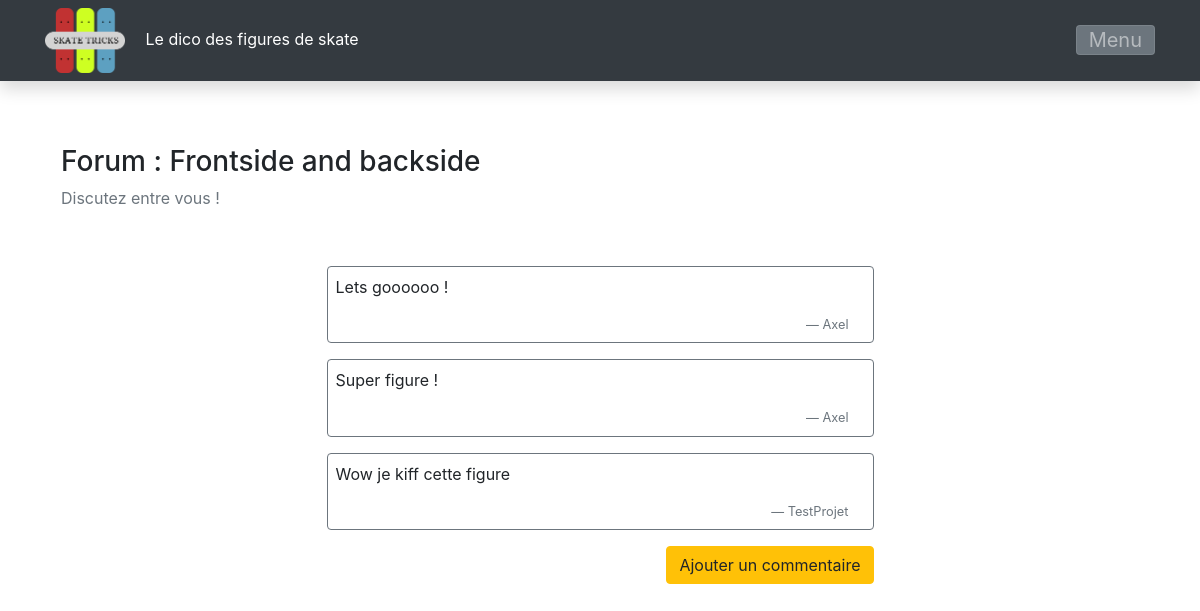
The app's page /index.php?module=forum&idTricks=Frontside and backside (signed in) with its own data.
### tables this page shows
CREATE TABLE `forum` (
  `id_tricks` varchar(64) NOT NULL,
  `id_commentaire` bigint(20) UNSIGNED NOT NULL,
  `commentaire` varchar(256) NOT NULL,
  `auteur` varchar(64) NOT NULL
);

### modules/module_forum/mod_forum.php (called while the page is built, shortened)
<?php
    class ModForum{
         function __construct() {
           $this->controleur=new ContForum();
        }
    }
?>

### modules/module_forum/modele_forum.php (called while the page is built, shortened)
<?php
	class ModeleForum extends Connexion {
		function getAllCom($id_tricks) {
			$bd = Connexion::$bdd;
			$bd->exec("set names utf8");
			$sql = "SELECT * from forum where id_tricks=?";
			$query = $bd->prepare($sql);
			$query->execute(array($id_tricks));
			return $query->fetchAll(PDO::FETCH_ASSOC);
		}
	}
?>

### modules/module_forum/vue_forum.php (the view, shortened to what this page needs)
<?php
	class VueForum extends vueGenerique{
			function affCom($tabAll){
				foreach($tabAll as $ld) {
					echo '
						<div class="row justify-content-center mx-2 my-3">
							<div class="col-md-6 border border-secondary rounded p-2">
								<p>'.$ld['commentaire'].'</p>
								<footer class="blockquote-footer text-right mr-3">'.$ld['auteur'].'</footer>
							</div>
						</div>
					';
				}
			}
			function menu($id_tricks){
				echo '
					<div class="row justify-content-center mx-2 my-3">
						<div class="col-md-6 text-right p-0">
							<a href="index.php?module=forum&action=affFormCom&idTricks='.$id_tricks.'" class="btn btn-warning">Ajouter un commentaire</a>
						</div>
					</div>';
			}
			function afficheBase( $choix, $id_tricks ) {
				if( $choix === 1 ) {
					echo
					'			<div class="container bg-white pb-5" style="height:1250px">
				<div class="row pt-5 pb-2">
					<div class="col-md-6 m-3">
						<h3>Forum : '.$id_tricks.'</h3>
						<p class="text-muted">Discutez entre vous !</p>
					</div>
				</div>
				';
				} else {
					echo '
				</div>';
				}
			}
		}
?>

### records on screen
forum: commentaire "Lets goooooo !", auteur "Axel"
forum: commentaire "Super figure !", auteur "Axel"
forum: commentaire "Wow je kiff cette figure", auteur "TestProjet"

### other values on screen
$id_tricks "Frontside and backside"
